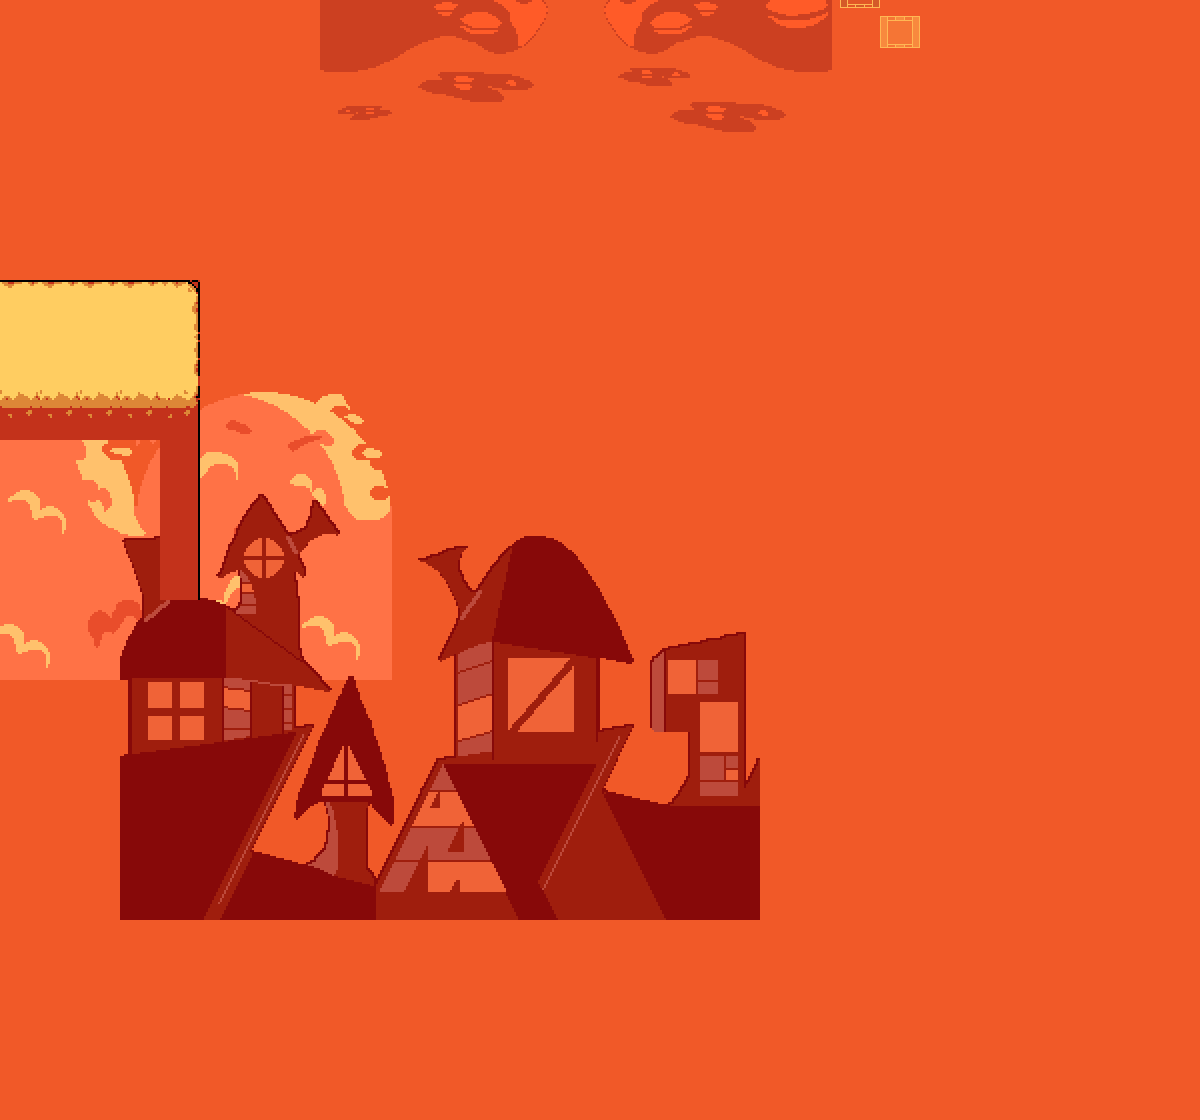

Tiled map render using the project's own tile images. Description and the whole map definition, tile-layer contents included, below:
An orthogonal 30x28 tile map with 40x40 px tiles, 1 tile layer (tiles), 5 image layers and 1 object (1).

<map version="1.10" tiledversion="1.10.0" orientation="orthogonal" renderorder="right-down" width="30" height="28" tilewidth="40" tileheight="40" infinite="0" backgroundcolor="#f15928" nextlayerid="5" nextobjectid="2">
 <tileset firstgid="1" source="../tilesets/videofields.tsx" />
 <imagelayer id="7" name="frames" offsetx="840" offsety="-40" parallaxx="0.1" parallaxy="0.1" repeatx="1">
  <image source="../../../assets/sprites/tilesets/parallax/videofield_frames.png" width="40" height="120" />
  <properties>
   <property name="speedx" type="int" value="1" />
  </properties>
 </imagelayer>
 <imagelayer id="8" name="frames2" offsetx="880" offsety="0" parallaxx="0.1" parallaxy="0.1" repeatx="1">
  <image source="../../../assets/sprites/tilesets/parallax/videofield_frames.png" width="40" height="120" />
  <properties>
   <property name="speedx" type="int" value="-1" />
  </properties>
 </imagelayer>
 <imagelayer id="5" name="nightsky" offsetx="320" offsety="-40" parallaxx="0.25" parallaxy="0.25" repeatx="1">
  <image source="../../../assets/sprites/tilesets/parallax/videofield_nightsky.png" width="512" height="480" />
  <properties>
   <property name="speedx" type="float" value="0.5" />
  </properties>
 </imagelayer>
 <imagelayer id="4" name="sky" offsetx="-120" offsety="200" parallaxx="0.5" parallaxy="0.5" repeatx="1">
  <image source="../../../assets/sprites/tilesets/parallax/videofield_sky.png" width="512" height="480" />
 </imagelayer>
 <imagelayer id="3" name="parallax" offsetx="120" offsety="440" parallaxx="0.75" parallaxy="0.75" repeatx="1">
  <image source="../../../assets/sprites/tilesets/parallax/videofield_parallax.png" width="640" height="480" />
 </imagelayer>
 <layer id="1" name="tiles" width="30" height="28">
  <data encoding="csv">
0,0,0,0,0,0,0,0,0,0,0,0,0,0,0,0,0,0,0,0,0,0,0,0,0,0,0,0,0,0,
0,0,0,0,0,0,0,0,0,0,0,0,0,0,0,0,0,0,0,0,0,0,0,0,0,0,0,0,0,0,
0,0,0,0,0,0,0,0,0,0,0,0,0,0,0,0,0,0,0,0,0,0,0,0,0,0,0,0,0,0,
0,0,0,0,0,0,0,0,0,0,0,0,0,0,0,0,0,0,0,0,0,0,0,0,0,0,0,0,0,0,
0,0,0,0,0,0,0,0,0,0,0,0,0,0,0,0,0,0,0,0,0,0,0,0,0,0,0,0,0,0,
0,0,0,0,0,0,0,0,0,0,0,0,0,0,0,0,0,0,0,0,0,0,0,0,0,0,0,0,0,0,
0,0,0,0,0,0,0,0,0,0,0,0,0,0,0,0,0,0,0,0,0,0,0,0,0,0,0,0,0,0,
4,4,4,4,5,0,0,0,0,0,0,0,0,0,0,0,0,0,0,0,0,0,0,0,0,0,0,0,0,0,
17,17,17,17,18,0,0,0,0,0,0,0,0,0,0,0,0,0,0,0,0,0,0,0,0,0,0,0,0,0,
30,30,30,30,31,0,0,0,0,0,0,0,0,0,0,0,0,0,0,0,0,0,0,0,0,0,0,0,0,0,
43,43,43,43,44,0,0,0,0,0,0,0,0,0,0,0,0,0,0,0,0,0,0,0,0,0,0,0,0,0,
0,0,0,0,57,0,0,0,0,0,0,0,0,0,0,0,0,0,0,0,0,0,0,0,0,0,0,0,0,0,
0,0,0,0,57,0,0,0,0,0,0,0,0,0,0,0,0,0,0,0,0,0,0,0,0,0,0,0,0,0,
0,0,0,0,57,0,0,0,0,0,0,0,0,0,0,0,0,0,0,0,0,0,0,0,0,0,0,0,0,0,
0,0,0,0,57,0,0,0,0,0,0,0,0,0,0,0,0,0,0,0,0,0,0,0,0,0,0,0,0,0,
0,0,0,0,0,0,0,0,0,0,0,0,0,0,0,0,0,0,0,0,0,0,0,0,0,0,0,0,0,0,
0,0,0,0,0,0,0,0,0,0,0,0,0,0,0,0,0,0,0,0,0,0,0,0,0,0,0,0,0,0,
0,0,0,0,0,0,0,0,0,0,0,0,0,0,0,0,0,0,0,0,0,0,0,0,0,0,0,0,0,0,
0,0,0,0,0,0,0,0,0,0,0,0,0,0,0,0,0,0,0,0,0,0,0,0,0,0,0,0,0,0,
0,0,0,0,0,0,0,0,0,0,0,0,0,0,0,0,0,0,0,0,0,0,0,0,0,0,0,0,0,0,
0,0,0,0,0,0,0,0,0,0,0,0,0,0,0,0,0,0,0,0,0,0,0,0,0,0,0,0,0,0,
0,0,0,0,0,0,0,0,0,0,0,0,0,0,0,0,0,0,0,0,0,0,0,0,0,0,0,0,0,0,
0,0,0,0,0,0,0,0,0,0,0,0,0,0,0,0,0,0,0,0,0,0,0,0,0,0,0,0,0,0,
0,0,0,0,0,0,0,0,0,0,0,0,0,0,0,0,0,0,0,0,0,0,0,0,0,0,0,0,0,0,
0,0,0,0,0,0,0,0,0,0,0,0,0,0,0,0,0,0,0,0,0,0,0,0,0,0,0,0,0,0,
0,0,0,0,0,0,0,0,0,0,0,0,0,0,0,0,0,0,0,0,0,0,0,0,0,0,0,0,0,0,
0,0,0,0,0,0,0,0,0,0,0,0,0,0,0,0,0,0,0,0,0,0,0,0,0,0,0,0,0,0,
0,0,0,0,0,0,0,0,0,0,0,0,0,0,0,0,0,0,0,0,0,0,0,0,0,0,0,0,0,0
</data>
 </layer>
 <objectgroup id="3" name="markers">
  <object id="1" name="1" x="40" y="360">
   <point />
  </object>
 </objectgroup>
</map>